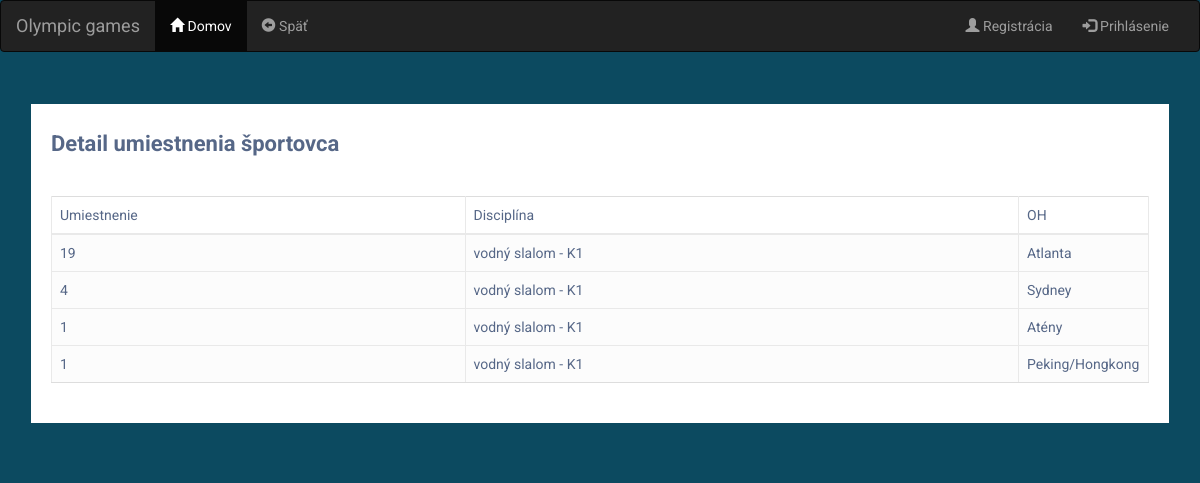
/person.php?id=3, run on the app's committed database.
### tables this page shows
CREATE TABLE `placement` (
  `id` int UNSIGNED NOT NULL,
  `person_id` int UNSIGNED NOT NULL,
  `game_id` int UNSIGNED NOT NULL,
  `placing` smallint UNSIGNED NOT NULL,
  `discipline` varchar(200) NOT NULL
);

CREATE TABLE `game` (
  `id` int UNSIGNED NOT NULL,
  `type` varchar(10) NOT NULL,
  `year` smallint NOT NULL,
  `game_order` tinyint UNSIGNED NOT NULL,
  `city` varchar(100) NOT NULL,
  `country` varchar(100) NOT NULL
);

### person.php (the view, shortened to what this page needs)
<?php
try {
    $db = new PDO("mysql:host=$hostname;dbname=$dbname", $username, $password);
    $db->setAttribute(PDO::ATTR_ERRMODE, PDO::ERRMODE_EXCEPTION);
    $query = "select placement.*, game.city from placement join game on placement.game_id = game.id where placement.person_id=?";
    $stmt = $db->prepare($query);
    $stmt->execute([$_GET['id']]);
    $placements = $stmt->fetchAll(PDO::FETCH_ASSOC);
} catch (PDOException $e) {
    echo "Connection failed: " . $e->getMessage();
}
?>
<!DOCTYPE html>
<html lang="en">
<head>
<link rel="stylesheet" href="https://maxcdn.bootstrapcdn.com/font-awesome/4.7.0/css/font-awesome.min.css">
<link rel="stylesheet" href="https://maxcdn.bootstrapcdn.com/bootstrap/3.3.7/css/bootstrap.min.css">
<link rel="stylesheet" href="styl.css">
<link rel="stylesheet" href="styl.css">
<nav class="navbar navbar-inverse">
  <div class="container-fluid">
    <div class="navbar-header">
      <a class="navbar-brand" href="#">Olympic games</a>
    </div>
    <div class="collapse navbar-collapse" id="myNavbar">
      <ul class="nav navbar-nav">
        <li class="active"><a href="index.php"><span class="glyphicon glyphicon-home"></span> Domov</a></li>
        <li><a href="index.php"><span class="glyphicon glyphicon-circle-arrow-left"></span> Späť</a></li>
      </ul>
      <ul class="nav navbar-nav navbar-right">
        <li><a href="person.php"><span class="glyphicon glyphicon-user"></span> Registrácia</a></li>
        <li><a href="login.php"><span class="glyphicon glyphicon-log-in"></span> Prihlásenie</a></li>
      </ul>
    </div>
  </div>
</nav>
</head>
<body>
<div class="container-md">
<div class="container">
        <div class="table-responsive">
            <div class="table-wrapper">
                <div class="table-title">
                    <div class="row">
                        <div class="col-sm-8"><h2><b>Detail umiestnenia športovca</b></h2></div>
                        <div class="col-sm-4">
                        <div class="col-sm-4">
                        </div>
                        </div>
                    </div>
                </div>
    <table id ="myTable" class="table table-striped table-hover table-bordered">
        <thead>
        <tr>
                    <td>Umiestnenie</td>
                    <td>Disciplína</td>
                    <td>OH</td>
                </tr>
        </thead>
        <tbody>
    <br>
                <?php
                foreach ($placements as $placement) {
                    echo '<tr><td>' . $placement['placing'] . '</td><td>' . $placement['discipline'] . '</td><td>' . $placement['city'] . '</td><tr>';
                }
                ?>
            </tbody>
        </table>
            </div></div></div>
    </div>
</body>
</html>

### styl.css (style rules this page uses)
body { color: #566787; background-color: #0C4A60 ; font-family: 'Roboto', sans-serif; }
.table-responsive { margin: 30px 0; }
.table-wrapper { width:100%; min-width: 500px; background: #fff; padding: 20px; box-shadow: 0 1px 1px rgba(0,0,0,0.8); }
.table-title { padding-bottom: 10px; margin: 0 0 10px; }
.table-title h2 { margin: 8px 0 0; font-size: 22px; }
table.table tr th, table.table tr td { border-color: #e9e9e9; }
table.table-striped tbody tr:nth-of-type(odd) { background-color: #fcfcfc; }
table.table td:last-child { width: 130px; }
.container { padding: 2px 16px; }

### data on the page
placement: placing "19", discipline "vodný slalom - K1", game.city "Atlanta"
placement: placing "4", discipline "vodný slalom - K1", game.city "Sydney"
placement: placing "1", discipline "vodný slalom - K1", game.city "Atény"
placement: placing "1", discipline "vodný slalom - K1", game.city "Peking/Hongkong"
